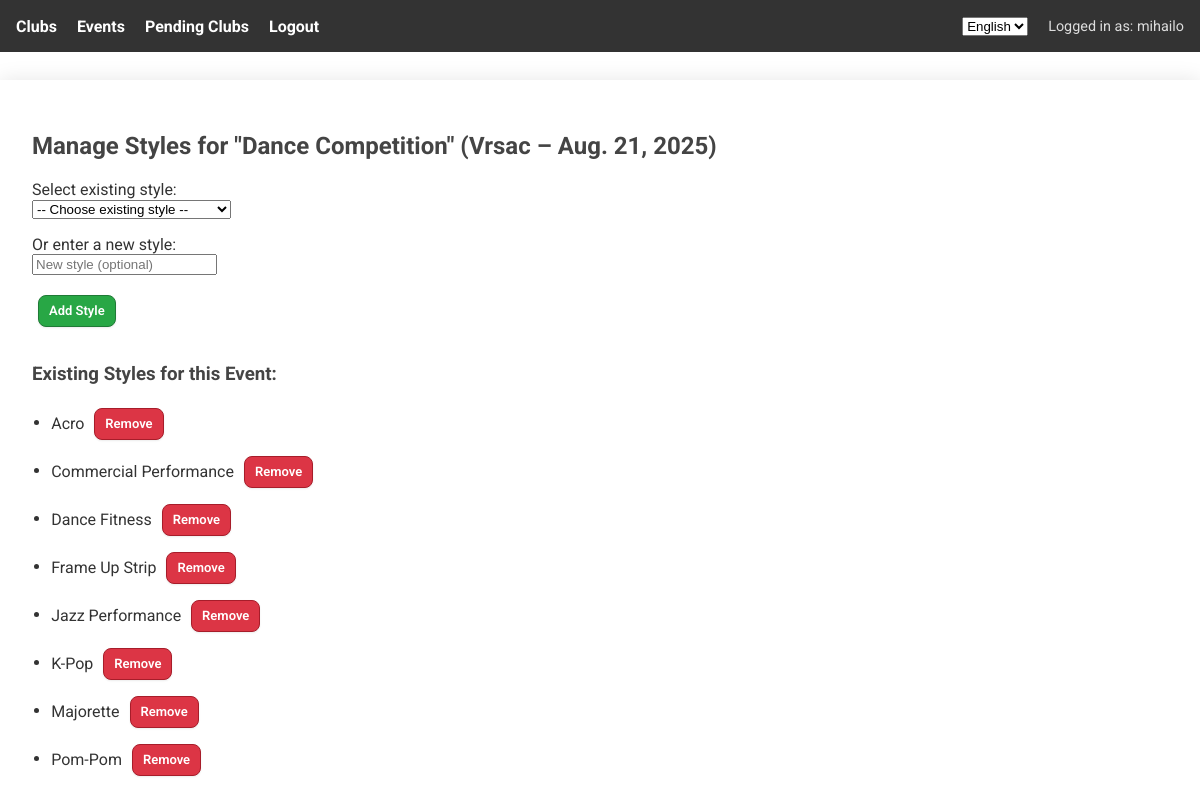
Screenshot of /events/1/styles/manage/ (signed in) with the database file from the repository.
### core/models.py (models this page shows, shortened)
class Event(models.Model):
    name = models.CharField(max_length=100, verbose_name=_("Event Name"))
    location = models.CharField(max_length=100, verbose_name=_("Location"))
    city = models.CharField(max_length=100, verbose_name=_("City"))
    date = models.DateField(verbose_name=_("Date"))
    is_published = models.BooleanField(default=False, verbose_name=_("Is Published"))
    results_published = models.BooleanField(default=False, verbose_name=_("Results Published"))
    start_time = models.TimeField(null=True, blank=True, verbose_name=_("Start Time"))
    class Meta:
        verbose_name = _("Event")
        verbose_name_plural = _("Events")

class StyleCategory(models.Model):
    name = models.CharField(max_length=100, verbose_name=_("Name"))
    event = models.ForeignKey(Event, on_delete=models.CASCADE, related_name='style_categories', verbose_name=_("Event"))
    class Meta:
        unique_together = ('event', 'name')
        verbose_name = _("Style Category")
        verbose_name_plural = _("Style Categories")

### core/views.py (the view, shortened to what this page needs)
# urls.py: path('events/<int:event_id>/styles/manage/', views.manage_styles, name='manage_styles'),
@staff_member_required
def manage_styles(request, event_id):
    event = get_object_or_404(Event, id=event_id)
    all_style_names = StyleCategory.objects.values_list('name', flat=True).distinct()
    styles = event.style_categories.all()
    return render(request, 'core/manage_styles.html', {
        'event': event,
        'styles': styles,
        'all_style_names': all_style_names
    })

### core/context_processors.py (called while the page is built)
def add_pending_club_count(request):
    if request.user.is_authenticated and request.user.is_superuser:
        return {
            'clubs_pending_count': DanceClub.objects.filter(confirmed=False).count()
        }
    return {}

### core/templates/core/manage_styles.html (shortened to what this page needs)
{% extends 'core/base.html' %}
{% load i18n %}
{% block content %}
    <h2>{% trans "Manage Styles for" %} "{{ event.name }}" ({{ event.city }} – {{ event.date }})</h2>
    <form method="post" onsubmit="prepareForm()" style="margin-bottom: 2em;">
        <p>
            <label>{% trans "Select existing style" %}:</label><br>
            <select id="style_select">
                <option value="" selected>-- {% trans "Choose existing style" %} --</option>
            </select>
        </p>
        <p>
            <label>{% trans "Or enter a new style" %}:</label><br>
            <input type="text" id="style_input" placeholder="New style (optional)">
        </p>
        <button type="submit" class = "btn-green">{% trans "Add Style" %}</button>
    </form>
    <h3>{% trans "Existing Styles for this Event" %}:</h3>
    {% if styles %}
    <ul>
        {% for style in styles %}
        <li>
            {{ style.name }}
            <form method="post" style="display:inline;">
                <button type="submit" class = "btn-delete" onclick="return confirm('Are you sure you want to remove this style?');">{% trans "Remove" %}</button>
            </form>
        </li>
        {% endfor %}
    </ul>
    {% else %}
    <p>{% trans "No styles added for this event yet." %}</p>
    {% endif %}
{% endblock %}

### core/templates/core/base.html (shortened to what this page needs)
{% load i18n %}
<!DOCTYPE html>
<html lang="en">
<head>
    {% load static %}
</head>
<body>
    <nav>
        <div class="nav-left">
            {% if user.is_authenticated %}
            {% if user.username|slice:":5" == "judge" %}
            <a href="{% url 'logout' %}">{% trans "Logout" %}</a>
            {% elif user.is_superuser %}
            <a href="{% url 'club_dashboard' %}">{% trans "Clubs" %}</a>
            <a href="{% url 'event_list' %}">{% trans "Events" %}</a>
            <a href="{% url 'pending_club_requests' %}" class="pending-club-link" style="position: relative;">
                {% trans "Pending Clubs" %}
            </a>
            <a href="{% url 'logout' %}">{% trans "Logout" %}</a>
            {% else %}
            <a href="{% url 'club_dashboard' %}">{% trans "My Club" %}</a>
            <a href="{% url 'list_dancers' %}">{% trans "Dancers" %}</a>
            <a href="{% url 'event_list' %}">{% trans "Events" %}</a>
            <a href="{% url 'logout' %}">{% trans "Logout" %}</a>
            {% endif %}
            {% endif %}
        </div>
        <div class="nav-right">
            <form action="{% url 'set_language' %}" method="post" style="display:inline;">
                <select name="language" onchange="this.form.submit()" style="margin-right: 10px;">
                    {% get_current_language as LANGUAGE_CODE %}
                    {% get_available_languages as LANGUAGES %}
                    {% for lang_code, lang_name in LANGUAGES %}
                    <option value="{{ lang_code }}" {% if lang_code == LANGUAGE_CODE %}selected{% endif %}>
                        {{ lang_name }}
                    </option>
                    {% endfor %}
                </select>
            </form>
            {% if user.is_authenticated %}
            <span>{% trans "Logged in as: " %}{{ user.username }}</span>
            {% endif %}
        </div>
    </nav>
    <div class="container">
        {% block content %}{% endblock %}
    </div>
</body>
</html>

### rows the page displays
Event: name "Dance Competition", city "Vrsac", date "Aug. 21, 2025"
StyleCategory: name "Acro"
StyleCategory: name "Commercial Performance"
StyleCategory: name "Dance Fitness"
StyleCategory: name "Frame Up Strip"
StyleCategory: name "Jazz Performance"
StyleCategory: name "K-Pop"
StyleCategory: name "Majorette"
StyleCategory: name "Pom-Pom"

### other values shown
{{ user.username }} "mihailo"
form field language "English"
